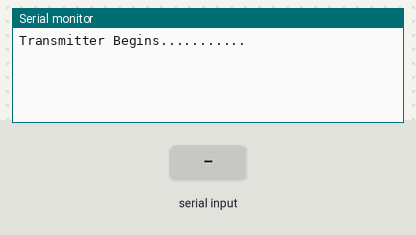
Recording of a sketch running on a simulated Arduino Uno, built with avr-gcc and run on an emulated ATmega328P. Shown: the last lines printed to the serial monitor. Inputs (shaded band) come from the test bench. No radio packets arrive unless stated.

Above: at 1.2 s.
1.3 s: "F" received over Serial
At 3.5 s:
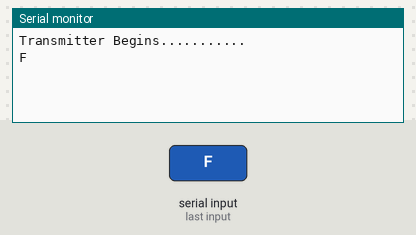
3.8 s: "R" received over Serial
At 5.4 s:
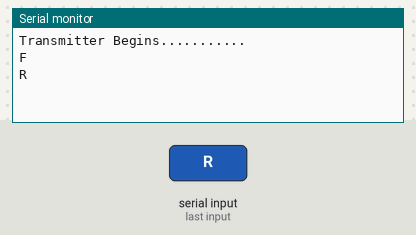
6.3 s: "L" received over Serial
At 8.5 s:
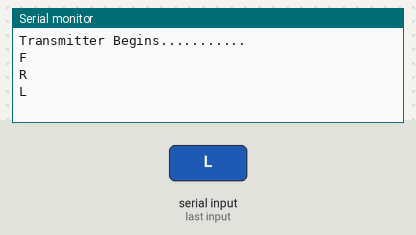
8.8 s: "B" received over Serial
At 10.5 s:
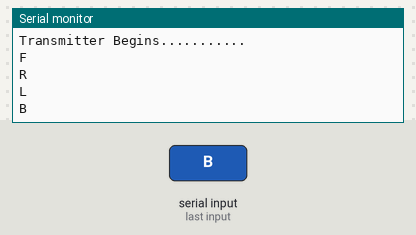

Measured:
- after the input at 1.3 s, the serial monitor: prints a new line after 1.0 s (image 1)
- after the input at 3.8 s, the serial monitor: prints a new line after 1.0 s (image 2)
- after the input at 6.3 s, the serial monitor: prints a new line after 1.0 s (image 3)
- after the input at 8.8 s, the serial monitor: prints a new line after 1.0 s (image 4)

The sketch:

transmitter.ino
```cpp
// using serial monitor to transmitt message to control the motor remotely
// F= forward direction
// B= backward direction
// R= right direction
// L= left direction
// S= to calm the motor
#include <VirtualWire.h>
char *msg = ".";
boolean Transmit = false;


void setup()
{
    Serial.begin(9600);           // Debugging only
    Serial.println("Transmitter Begins...........");


     vw_set_ptt_inverted(true); // Required for DR3100
    vw_setup(2000);  // Bits per sec
}

void loop()
{

    String data;

    if(Serial.available()>0){
      data=Serial.readString();

      if(data == "F"||data == "f")  {Transmit = true;msg = "F";}
      if(data == "R"||data == "r")  {Transmit = true;msg = "R";}
      if(data == "L"||data == "l")  {Transmit = true;msg = "L";}
      if(data == "B"||data == "b")  {Transmit = true;msg = "B";}
      if(data == "S"||data == "s")  {Transmit = true;msg = "S";}

      if(Transmit){
        Serial.println(msg);
        digitalWrite(13, true); // Flash a light to show transmitting
        vw_send((uint8_t *)msg, strlen(msg));
        vw_wait_tx(); // Wait until the whole message is gone
        digitalWrite(13, false);
        Transmit = false;
        delay(200);
      }
    }

}
```
